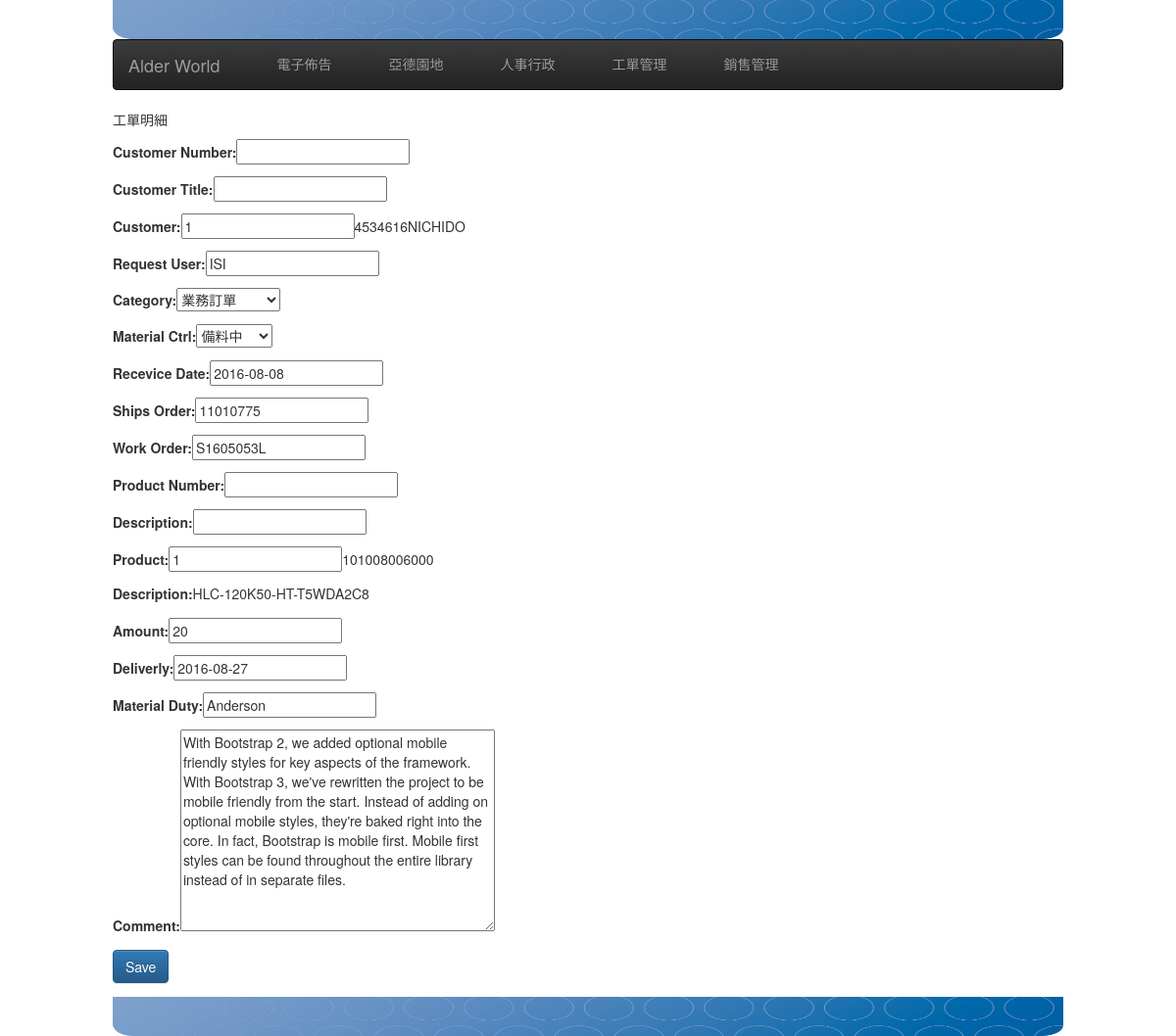
The app's page /dpsed/detail/1/ with its own data.
### dpsed/models.py (models this page shows, shortened)
class WorkOrder(models.Model):
    category = models.ForeignKey(OrderCategory, limit_choices_to={'invalid': False} )
    zmms = models.ForeignKey(ZmmsOption, blank=True, null=True) #models.CharField(max_length=30, blank=True, null=True)
    recevice_date = models.DateField(default=timezone.now) #models.DateField(auto_now_add =True) #  收單日
    material_ctrl = models.ForeignKey(MaterialCtrlOption, blank=True, null=True) #models.CharField(max_length=30, blank=True, null=True) #物料控管
    ships_order = models.CharField(max_length=16, null=True, blank=True) # SAP訂單號碼
    customer = models.ForeignKey(Customer) #客戶編號
    work_order = models.CharField(max_length=16, null=False, blank=False, unique=True) # SAP工單號碼
    product = models.ForeignKey(Product) #  SAP料號
    ord_amount = models.IntegerField(default=1, blank=False, null=False) # 數量
    deliverly = models.DateField(blank=True, null=True) #  業務交期
    material_ready_date = models.DateField(blank=True, null=True) #  齊料日
    estimated_finish = models.DateField(blank=True, null=True) # 預計完工日
    reuqest_user = models.CharField(max_length=16, null=False, blank=False) # 申請人
    material_duty = models.CharField(max_length=16, null=False, blank=False) # 備料人
    manage_memo = models.TextField(blank=True, null=True) # 生管備註
    create_at = models.DateTimeField(auto_now_add=True, auto_now =False)
    modify = models.DateTimeField(auto_now_add=False, auto_now =True)

class Customer(models.Model):
    sap_no = models.CharField(max_length=36, null=True, blank=True)
    title = models.CharField(max_length=36, null=False, blank=False)
    address = models.CharField(max_length=100, null=True, blank=True)
    contect = models.CharField(max_length=100, null=True, blank=True)
    phone = models.CharField(max_length=100, null=True, blank=True)
    phone_ext  = models.CharField(max_length=100, null=True, blank=True)
    faxno = models.CharField(max_length=100, null=True, blank=True)
    email = models.EmailField(max_length=100, null=True, blank=True)
    invalid = models.BooleanField(default=True)
    create_at = models.DateTimeField(auto_now_add=True, auto_now =False)
    modify = models.DateTimeField(auto_now_add=False, auto_now =True)

class Product(models.Model):
    sap_no = models.CharField(max_length=36, null=False, blank=False) # SAP料號
    product_desc = models.CharField(max_length=36, null=False, blank=False) # 品名
    specification = models.CharField(max_length=100, null=False, blank=False) # 規格
    cycle_status = models.ForeignKey(CycleStatus) # 料品狀態
    create_at = models.DateTimeField(auto_now_add=True, auto_now =False) #
    modify = models.DateTimeField(auto_now_add=False, auto_now =True) #

### dpsed/views.py (the view)
# urls.py: url(r'^detail/(?P<id>\d+)/$', views.dps_detail , name='detail'),
def dps_detail(request, id=None):
    title = "工單明細"
    record = get_object_or_404( WorkOrder, id=id)
    print(record.customer.title)
    form = WorkOrderUpdateForm(request.POST or None, instance = record)
    if form.is_valid():
        instance = form.save(commit=False)
        instance.save()
        messages.success(request, "Successfully by Save")
        return HttpResponseRedirect(instance.get_absoulte_url())
    return render(request, "dpsed_form.html", locals())

### dpsed/forms.py
class WorkOrderUpdateForm(forms.ModelForm):
    class Meta:
        model = WorkOrder
        exclude = ('create_at',)
        widgets = {
            'customer': forms.TextInput(attrs={'size':20, 'title':'Customer Number', }) ,
            'product': forms.TextInput(attrs={'size':20, 'title':'Product Number', }) ,
        }

### dpsed/models.py (called while the page is built)
    def __str__(self):
        return self.description

    def __str__(self):
        return self.description

### templates/dpsed_form.html (shortened to what this page needs)
{% extends "base.html" %}
{% block content  %}
  <p>{{ title }}</p>
<form action="" method="POST" >{% csrf_token %}
  <p><label>Customer Number:</label><input id="sap_no_customer" name="customer" size="20" title="Customer Number" type="text"  onblur="showCustName(this.value)" cssStyle="width:60px" /></p>
  <p><label>Customer Title:</label><input id="title_customer" name="title" size="20" type="text"  /></p>
  <p><label>Customer:</label>{{ form.customer }}{{ record.customer.sap_no }}{{ record.customer.title }}</p>
  <p><label>Request User:</label>{{ form.reuqest_user }}</p>
  <p><label>Category:</label>{{ form.category }}</p>
  <p><label>Material Ctrl:</label>{{ form.material_ctrl }}</p>
  <p><label>Recevice Date:</label>{{ form.recevice_date }}</p>
  <p><label>Ships Order:</label>{{ form.ships_order }}</p>
  <p><label>Work Order:</label>{{ form.work_order }}</p>
	<p><label>Product Number:</label><input id="sap_no_product" name="product" size="20" title="Product Number" type="text"  onblur="showProudct(this.value)" cssStyle="width:60px" /></p>
	<p><label>Description:</label><input id="product_desc" name="title" size="20" type="text"  /></p>
  <p><label>Product:</label>{{ form.product }}{{ record.product.sap_no }}</p>
  <p><label>Description:</label>{{ record.product.product_desc }}</p>
  <p><label>Amount:</label>{{ form.ord_amount }}</p>
  <p><label>Deliverly:</label>{{ form.deliverly }}</p>
  <p><label>Material Duty:</label>{{ form.material_duty }}</p>
  <p><label>Comment:</label>{{ form.manage_memo }}</p>
  <button type="submit" class="btn btn-primary" >Save</button>
</form>
{% endblock content %}

### records on screen
WorkOrder: customer "1", customer.sap_no "4534616", customer "NICHIDO", reuqest_user "ISI", category "業務訂單", material_ctrl "備料中", recevice_date "2016-08-08", ships_order "11010775", work_order "S1605053L", product "1", product.sap_no "101008006000", product.product_desc "HLC-120K50-HT-T5WDA2C8", ord_amount "20", deliverly "2016-08-27", material_duty "Anderson", manage_memo "With Bootstrap 2, we added optional mobile friendly styles for key aspects of the framework. With Bootstrap 3, we've rewritten the project to be mobile friendly from the start. Instead of adding on optional mobile styles, they're baked right into the core. In fact, Bootstrap is mobile first. Mobile first styles can be found throughout the entire library instead of in separate files."

### other values on screen
{{ title }} "工單明細"
